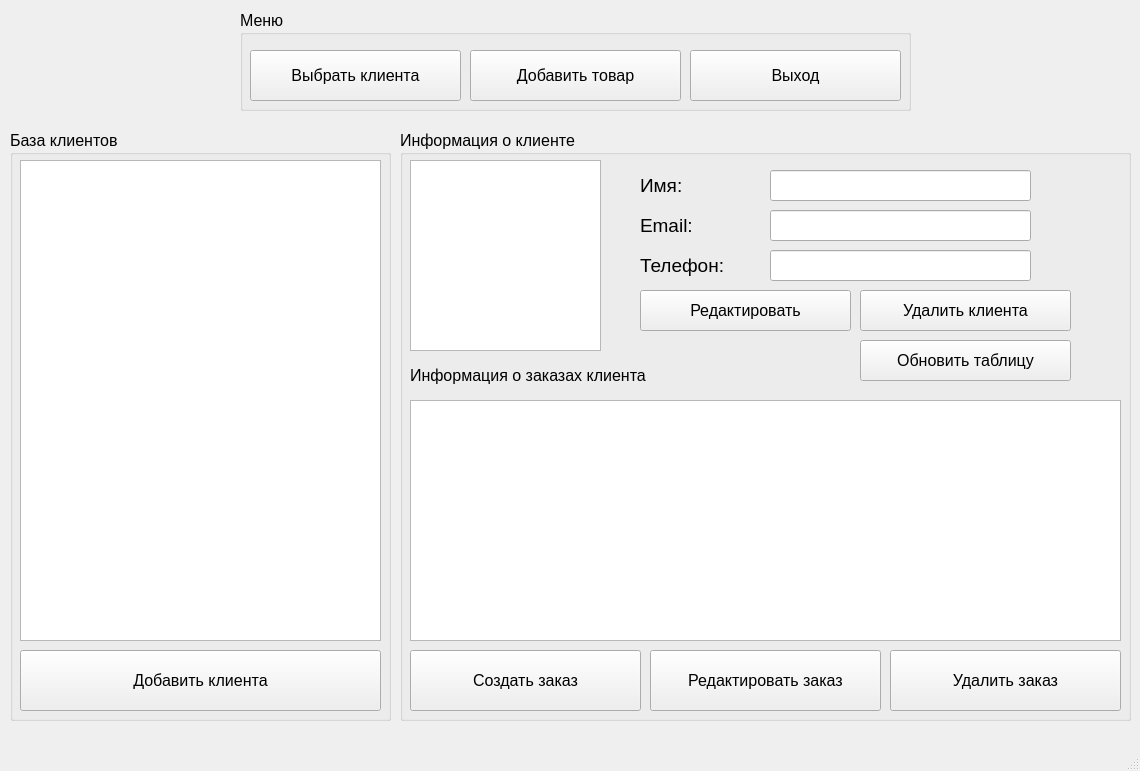
<?xml version="1.0" encoding="UTF-8"?>
<ui version="4.0">
 <class>MainWindow</class>
 <widget class="QMainWindow" name="MainWindow">
  <property name="geometry">
   <rect>
    <x>0</x>
    <y>0</y>
    <width>1140</width>
    <height>771</height>
   </rect>
  </property>
  <property name="windowTitle">
   <string>MainWindow</string>
  </property>
  <widget class="QWidget" name="centralwidget">
   <widget class="QGroupBox" name="groupBox">
    <property name="geometry">
     <rect>
      <x>240</x>
      <y>10</y>
      <width>671</width>
      <height>101</height>
     </rect>
    </property>
    <property name="font">
     <font>
      <pointsize>12</pointsize>
     </font>
    </property>
    <property name="title">
     <string>Меню</string>
    </property>
    <widget class="QPushButton" name="exit">
     <property name="geometry">
      <rect>
       <x>450</x>
       <y>40</y>
       <width>211</width>
       <height>51</height>
      </rect>
     </property>
     <property name="text">
      <string>Выход</string>
     </property>
    </widget>
    <widget class="QPushButton" name="input_client">
     <property name="geometry">
      <rect>
       <x>10</x>
       <y>40</y>
       <width>211</width>
       <height>51</height>
      </rect>
     </property>
     <property name="text">
      <string>Выбрать клиента</string>
     </property>
    </widget>
    <widget class="QPushButton" name="add_tovar">
     <property name="geometry">
      <rect>
       <x>230</x>
       <y>40</y>
       <width>211</width>
       <height>51</height>
      </rect>
     </property>
     <property name="text">
      <string>Добавить товар</string>
     </property>
    </widget>
   </widget>
   <widget class="QGroupBox" name="groupBox_2">
    <property name="geometry">
     <rect>
      <x>10</x>
      <y>130</y>
      <width>381</width>
      <height>591</height>
     </rect>
    </property>
    <property name="font">
     <font>
      <pointsize>12</pointsize>
     </font>
    </property>
    <property name="title">
     <string>База клиентов</string>
    </property>
    <widget class="QPushButton" name="add_client">
     <property name="geometry">
      <rect>
       <x>10</x>
       <y>520</y>
       <width>361</width>
       <height>61</height>
      </rect>
     </property>
     <property name="text">
      <string>Добавить клиента</string>
     </property>
    </widget>
    <widget class="QTableView" name="all_clients">
     <property name="geometry">
      <rect>
       <x>10</x>
       <y>30</y>
       <width>361</width>
       <height>481</height>
      </rect>
     </property>
    </widget>
   </widget>
   <widget class="QGroupBox" name="groupBox_3">
    <property name="geometry">
     <rect>
      <x>400</x>
      <y>130</y>
      <width>731</width>
      <height>591</height>
     </rect>
    </property>
    <property name="font">
     <font>
      <pointsize>12</pointsize>
     </font>
    </property>
    <property name="title">
     <string>Информация о клиенте</string>
    </property>
    <widget class="QGraphicsView" name="avatar_user">
     <property name="geometry">
      <rect>
       <x>10</x>
       <y>30</y>
       <width>191</width>
       <height>191</height>
      </rect>
     </property>
    </widget>
    <widget class="QLabel" name="label">
     <property name="geometry">
      <rect>
       <x>240</x>
       <y>40</y>
       <width>131</width>
       <height>31</height>
      </rect>
     </property>
     <property name="font">
      <font>
       <pointsize>14</pointsize>
      </font>
     </property>
     <property name="text">
      <string>Имя:</string>
     </property>
    </widget>
    <widget class="QLabel" name="label_3">
     <property name="geometry">
      <rect>
       <x>240</x>
       <y>120</y>
       <width>131</width>
       <height>31</height>
      </rect>
     </property>
     <property name="font">
      <font>
       <pointsize>14</pointsize>
      </font>
     </property>
     <property name="text">
      <string>Телефон:</string>
     </property>
    </widget>
    <widget class="QLabel" name="label_2">
     <property name="geometry">
      <rect>
       <x>240</x>
       <y>80</y>
       <width>131</width>
       <height>31</height>
      </rect>
     </property>
     <property name="font">
      <font>
       <pointsize>14</pointsize>
      </font>
     </property>
     <property name="text">
      <string>Email:</string>
     </property>
    </widget>
    <widget class="QLineEdit" name="line_name">
     <property name="geometry">
      <rect>
       <x>370</x>
       <y>40</y>
       <width>261</width>
       <height>31</height>
      </rect>
     </property>
     <property name="font">
      <font>
       <pointsize>14</pointsize>
      </font>
     </property>
     <property name="text">
      <string/>
     </property>
     <property name="readOnly">
      <bool>true</bool>
     </property>
    </widget>
    <widget class="QLineEdit" name="line_email">
     <property name="geometry">
      <rect>
       <x>370</x>
       <y>80</y>
       <width>261</width>
       <height>31</height>
      </rect>
     </property>
     <property name="font">
      <font>
       <pointsize>14</pointsize>
      </font>
     </property>
     <property name="text">
      <string/>
     </property>
     <property name="readOnly">
      <bool>true</bool>
     </property>
    </widget>
    <widget class="QLineEdit" name="line_phone">
     <property name="geometry">
      <rect>
       <x>370</x>
       <y>120</y>
       <width>261</width>
       <height>31</height>
      </rect>
     </property>
     <property name="font">
      <font>
       <pointsize>14</pointsize>
      </font>
     </property>
     <property name="text">
      <string/>
     </property>
     <property name="readOnly">
      <bool>true</bool>
     </property>
    </widget>
    <widget class="QPushButton" name="edit_user">
     <property name="geometry">
      <rect>
       <x>240</x>
       <y>160</y>
       <width>211</width>
       <height>41</height>
      </rect>
     </property>
     <property name="text">
      <string>Редактировать</string>
     </property>
    </widget>
    <widget class="QPushButton" name="delete_user">
     <property name="geometry">
      <rect>
       <x>460</x>
       <y>160</y>
       <width>211</width>
       <height>41</height>
      </rect>
     </property>
     <property name="text">
      <string>Удалить клиента</string>
     </property>
    </widget>
    <widget class="QLabel" name="label_4">
     <property name="geometry">
      <rect>
       <x>10</x>
       <y>230</y>
       <width>291</width>
       <height>31</height>
      </rect>
     </property>
     <property name="text">
      <string>Информация о заказах клиента</string>
     </property>
    </widget>
    <widget class="QPushButton" name="add_order">
     <property name="geometry">
      <rect>
       <x>10</x>
       <y>520</y>
       <width>231</width>
       <height>61</height>
      </rect>
     </property>
     <property name="text">
      <string>Создать заказ</string>
     </property>
    </widget>
    <widget class="QPushButton" name="edit_order">
     <property name="geometry">
      <rect>
       <x>250</x>
       <y>520</y>
       <width>231</width>
       <height>61</height>
      </rect>
     </property>
     <property name="text">
      <string>Редактировать заказ</string>
     </property>
    </widget>
    <widget class="QPushButton" name="delete_order">
     <property name="geometry">
      <rect>
       <x>490</x>
       <y>520</y>
       <width>231</width>
       <height>61</height>
      </rect>
     </property>
     <property name="text">
      <string>Удалить заказ</string>
     </property>
    </widget>
    <widget class="QTableView" name="orders_clients">
     <property name="geometry">
      <rect>
       <x>10</x>
       <y>270</y>
       <width>711</width>
       <height>241</height>
      </rect>
     </property>
    </widget>
    <widget class="QPushButton" name="reload">
     <property name="geometry">
      <rect>
       <x>460</x>
       <y>210</y>
       <width>211</width>
       <height>41</height>
      </rect>
     </property>
     <property name="text">
      <string>Обновить таблицу</string>
     </property>
    </widget>
   </widget>
  </widget>
  <widget class="QMenuBar" name="menubar">
   <property name="geometry">
    <rect>
     <x>0</x>
     <y>0</y>
     <width>1140</width>
     <height>22</height>
    </rect>
   </property>
  </widget>
  <widget class="QStatusBar" name="statusbar"/>
 </widget>
 <resources/>
 <connections/>
</ui>
